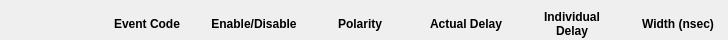
<?xml version="1.0" encoding="UTF-8"?>
<ui version="4.0">
 <class>Form</class>
 <widget class="QWidget" name="Form">
  <property name="geometry">
   <rect>
    <x>0</x>
    <y>0</y>
    <width>728</width>
    <height>40</height>
   </rect>
  </property>
  <property name="sizePolicy">
   <sizepolicy hsizetype="Preferred" vsizetype="Fixed">
    <horstretch>0</horstretch>
    <verstretch>0</verstretch>
   </sizepolicy>
  </property>
  <property name="maximumSize">
   <size>
    <width>16777215</width>
    <height>40</height>
   </size>
  </property>
  <property name="windowTitle">
   <string>Form</string>
  </property>
  <layout class="QHBoxLayout" name="horizontalLayout">
   <property name="leftMargin">
    <number>0</number>
   </property>
   <property name="topMargin">
    <number>0</number>
   </property>
   <property name="rightMargin">
    <number>0</number>
   </property>
   <property name="bottomMargin">
    <number>0</number>
   </property>
   <item>
    <layout class="QGridLayout" name="gridLayout" columnstretch="0,0,0,0,0,0,0">
     <item row="0" column="1">
      <widget class="PyDMLineEdit" name="PyDMLineEdit">
       <property name="enabled">
        <bool>true</bool>
       </property>
       <property name="sizePolicy">
        <sizepolicy hsizetype="MinimumExpanding" vsizetype="Fixed">
         <horstretch>0</horstretch>
         <verstretch>0</verstretch>
        </sizepolicy>
       </property>
       <property name="minimumSize">
        <size>
         <width>100</width>
         <height>0</height>
        </size>
       </property>
       <property name="maximumSize">
        <size>
         <width>16777215</width>
         <height>0</height>
        </size>
       </property>
       <property name="toolTip">
        <string/>
       </property>
       <property name="channel" stdset="0">
        <string>ca://${DEVICE}:${SYS}_ACCEL_EVCODE</string>
       </property>
      </widget>
     </item>
     <item row="1" column="4">
      <widget class="QLabel" name="label_5">
       <property name="sizePolicy">
        <sizepolicy hsizetype="Minimum" vsizetype="Fixed">
         <horstretch>0</horstretch>
         <verstretch>0</verstretch>
        </sizepolicy>
       </property>
       <property name="minimumSize">
        <size>
         <width>100</width>
         <height>0</height>
        </size>
       </property>
       <property name="font">
        <font>
         <weight>75</weight>
         <bold>true</bold>
        </font>
       </property>
       <property name="text">
        <string>Actual Delay</string>
       </property>
       <property name="textFormat">
        <enum>Qt::PlainText</enum>
       </property>
       <property name="alignment">
        <set>Qt::AlignCenter</set>
       </property>
      </widget>
     </item>
     <item row="0" column="6">
      <widget class="PyDMLabel" name="PyDMLabel_4">
       <property name="enabled">
        <bool>true</bool>
       </property>
       <property name="minimumSize">
        <size>
         <width>100</width>
         <height>0</height>
        </size>
       </property>
       <property name="maximumSize">
        <size>
         <width>16777215</width>
         <height>0</height>
        </size>
       </property>
       <property name="toolTip">
        <string/>
       </property>
       <property name="alignment">
        <set>Qt::AlignCenter</set>
       </property>
       <property name="channel" stdset="0">
        <string>${DEVICE}:${SYS}_ACCEL_TRGWIDTH</string>
       </property>
      </widget>
     </item>
     <item row="1" column="3">
      <widget class="QLabel" name="label_4">
       <property name="sizePolicy">
        <sizepolicy hsizetype="Minimum" vsizetype="Fixed">
         <horstretch>0</horstretch>
         <verstretch>0</verstretch>
        </sizepolicy>
       </property>
       <property name="minimumSize">
        <size>
         <width>100</width>
         <height>0</height>
        </size>
       </property>
       <property name="font">
        <font>
         <weight>75</weight>
         <bold>true</bold>
        </font>
       </property>
       <property name="text">
        <string>Polarity</string>
       </property>
       <property name="textFormat">
        <enum>Qt::PlainText</enum>
       </property>
       <property name="alignment">
        <set>Qt::AlignCenter</set>
       </property>
      </widget>
     </item>
     <item row="1" column="5">
      <widget class="QLabel" name="label_6">
       <property name="sizePolicy">
        <sizepolicy hsizetype="Minimum" vsizetype="Fixed">
         <horstretch>0</horstretch>
         <verstretch>0</verstretch>
        </sizepolicy>
       </property>
       <property name="minimumSize">
        <size>
         <width>100</width>
         <height>0</height>
        </size>
       </property>
       <property name="font">
        <font>
         <weight>75</weight>
         <bold>true</bold>
        </font>
       </property>
       <property name="text">
        <string>Individual
Delay</string>
       </property>
       <property name="textFormat">
        <enum>Qt::PlainText</enum>
       </property>
       <property name="alignment">
        <set>Qt::AlignCenter</set>
       </property>
      </widget>
     </item>
     <item row="0" column="0">
      <widget class="QLabel" name="label">
       <property name="enabled">
        <bool>true</bool>
       </property>
       <property name="minimumSize">
        <size>
         <width>90</width>
         <height>0</height>
        </size>
       </property>
       <property name="maximumSize">
        <size>
         <width>16777215</width>
         <height>0</height>
        </size>
       </property>
       <property name="text">
        <string>${SYS} ACCL</string>
       </property>
      </widget>
     </item>
     <item row="0" column="2">
      <widget class="PyDMEnumButton" name="PyDMEnumButton">
       <property name="enabled">
        <bool>true</bool>
       </property>
       <property name="sizePolicy">
        <sizepolicy hsizetype="Preferred" vsizetype="Fixed">
         <horstretch>0</horstretch>
         <verstretch>0</verstretch>
        </sizepolicy>
       </property>
       <property name="minimumSize">
        <size>
         <width>0</width>
         <height>0</height>
        </size>
       </property>
       <property name="maximumSize">
        <size>
         <width>16777215</width>
         <height>0</height>
        </size>
       </property>
       <property name="toolTip">
        <string/>
       </property>
       <property name="channel" stdset="0">
        <string>ca://${DEVICE}:${SYS}_ACCEL_TRGENABLE</string>
       </property>
       <property name="orientation" stdset="0">
        <enum>Qt::Horizontal</enum>
       </property>
       <property name="marginTop" stdset="0">
        <number>0</number>
       </property>
       <property name="marginBottom" stdset="0">
        <number>0</number>
       </property>
       <property name="marginLeft" stdset="0">
        <number>0</number>
       </property>
       <property name="marginRight" stdset="0">
        <number>0</number>
       </property>
       <property name="horizontalSpacing" stdset="0">
        <number>0</number>
       </property>
       <property name="verticalSpacing" stdset="0">
        <number>0</number>
       </property>
      </widget>
     </item>
     <item row="0" column="5">
      <widget class="PyDMLabel" name="PyDMLabel_3">
       <property name="enabled">
        <bool>true</bool>
       </property>
       <property name="sizePolicy">
        <sizepolicy hsizetype="Preferred" vsizetype="Maximum">
         <horstretch>0</horstretch>
         <verstretch>0</verstretch>
        </sizepolicy>
       </property>
       <property name="minimumSize">
        <size>
         <width>100</width>
         <height>0</height>
        </size>
       </property>
       <property name="maximumSize">
        <size>
         <width>16777215</width>
         <height>0</height>
        </size>
       </property>
       <property name="toolTip">
        <string/>
       </property>
       <property name="styleSheet">
        <string notr="true">background-color: red;</string>
       </property>
       <property name="alignment">
        <set>Qt::AlignCenter</set>
       </property>
       <property name="channel" stdset="0">
        <string>ca://${DEVICE}:${SYS}_DELAY </string>
       </property>
      </widget>
     </item>
     <item row="1" column="6">
      <widget class="QLabel" name="label_8">
       <property name="sizePolicy">
        <sizepolicy hsizetype="Minimum" vsizetype="Fixed">
         <horstretch>0</horstretch>
         <verstretch>0</verstretch>
        </sizepolicy>
       </property>
       <property name="minimumSize">
        <size>
         <width>100</width>
         <height>0</height>
        </size>
       </property>
       <property name="font">
        <font>
         <weight>75</weight>
         <bold>true</bold>
        </font>
       </property>
       <property name="text">
        <string>Width (nsec)</string>
       </property>
       <property name="textFormat">
        <enum>Qt::PlainText</enum>
       </property>
       <property name="alignment">
        <set>Qt::AlignCenter</set>
       </property>
      </widget>
     </item>
     <item row="0" column="4">
      <widget class="PyDMLabel" name="PyDMLabel">
       <property name="enabled">
        <bool>true</bool>
       </property>
       <property name="minimumSize">
        <size>
         <width>100</width>
         <height>0</height>
        </size>
       </property>
       <property name="maximumSize">
        <size>
         <width>16777215</width>
         <height>0</height>
        </size>
       </property>
       <property name="toolTip">
        <string/>
       </property>
       <property name="alignment">
        <set>Qt::AlignCenter</set>
       </property>
       <property name="channel" stdset="0">
        <string>ca://${DEVICE}:${SYS}_ACCEL_TRGDELAY </string>
       </property>
      </widget>
     </item>
     <item row="1" column="1">
      <widget class="QLabel" name="label_3">
       <property name="sizePolicy">
        <sizepolicy hsizetype="Minimum" vsizetype="Fixed">
         <horstretch>0</horstretch>
         <verstretch>0</verstretch>
        </sizepolicy>
       </property>
       <property name="minimumSize">
        <size>
         <width>100</width>
         <height>0</height>
        </size>
       </property>
       <property name="font">
        <font>
         <weight>75</weight>
         <bold>true</bold>
        </font>
       </property>
       <property name="styleSheet">
        <string notr="true">qproperty-visible: false;</string>
       </property>
       <property name="text">
        <string>Event Code</string>
       </property>
       <property name="textFormat">
        <enum>Qt::PlainText</enum>
       </property>
       <property name="alignment">
        <set>Qt::AlignCenter</set>
       </property>
      </widget>
     </item>
     <item row="1" column="2">
      <widget class="QLabel" name="label_7">
       <property name="sizePolicy">
        <sizepolicy hsizetype="Minimum" vsizetype="Fixed">
         <horstretch>0</horstretch>
         <verstretch>0</verstretch>
        </sizepolicy>
       </property>
       <property name="minimumSize">
        <size>
         <width>100</width>
         <height>0</height>
        </size>
       </property>
       <property name="font">
        <font>
         <weight>75</weight>
         <bold>true</bold>
        </font>
       </property>
       <property name="text">
        <string>Enable/Disable</string>
       </property>
       <property name="textFormat">
        <enum>Qt::PlainText</enum>
       </property>
       <property name="alignment">
        <set>Qt::AlignCenter</set>
       </property>
      </widget>
     </item>
     <item row="0" column="3">
      <widget class="PyDMEnumButton" name="PyDMEnumButton_3">
       <property name="enabled">
        <bool>true</bool>
       </property>
       <property name="sizePolicy">
        <sizepolicy hsizetype="Preferred" vsizetype="Maximum">
         <horstretch>0</horstretch>
         <verstretch>0</verstretch>
        </sizepolicy>
       </property>
       <property name="minimumSize">
        <size>
         <width>0</width>
         <height>0</height>
        </size>
       </property>
       <property name="maximumSize">
        <size>
         <width>16777215</width>
         <height>0</height>
        </size>
       </property>
       <property name="toolTip">
        <string/>
       </property>
       <property name="channel" stdset="0">
        <string>${DEVICE}:${SYS}_ACCEL_TRGPOLARITY </string>
       </property>
       <property name="orientation" stdset="0">
        <enum>Qt::Horizontal</enum>
       </property>
       <property name="marginTop" stdset="0">
        <number>0</number>
       </property>
       <property name="marginBottom" stdset="0">
        <number>0</number>
       </property>
       <property name="marginLeft" stdset="0">
        <number>0</number>
       </property>
       <property name="marginRight" stdset="0">
        <number>0</number>
       </property>
       <property name="horizontalSpacing" stdset="0">
        <number>0</number>
       </property>
       <property name="verticalSpacing" stdset="0">
        <number>0</number>
       </property>
      </widget>
     </item>
    </layout>
   </item>
  </layout>
 </widget>
 <customwidgets>
  <customwidget>
   <class>PyDMLabel</class>
   <extends>QLabel</extends>
   <header>pydm.widgets.label</header>
  </customwidget>
  <customwidget>
   <class>PyDMEnumButton</class>
   <extends>QWidget</extends>
   <header>pydm.widgets.enum_button</header>
  </customwidget>
  <customwidget>
   <class>PyDMLineEdit</class>
   <extends>QLineEdit</extends>
   <header>pydm.widgets.line_edit</header>
  </customwidget>
 </customwidgets>
 <resources/>
 <connections/>
</ui>
